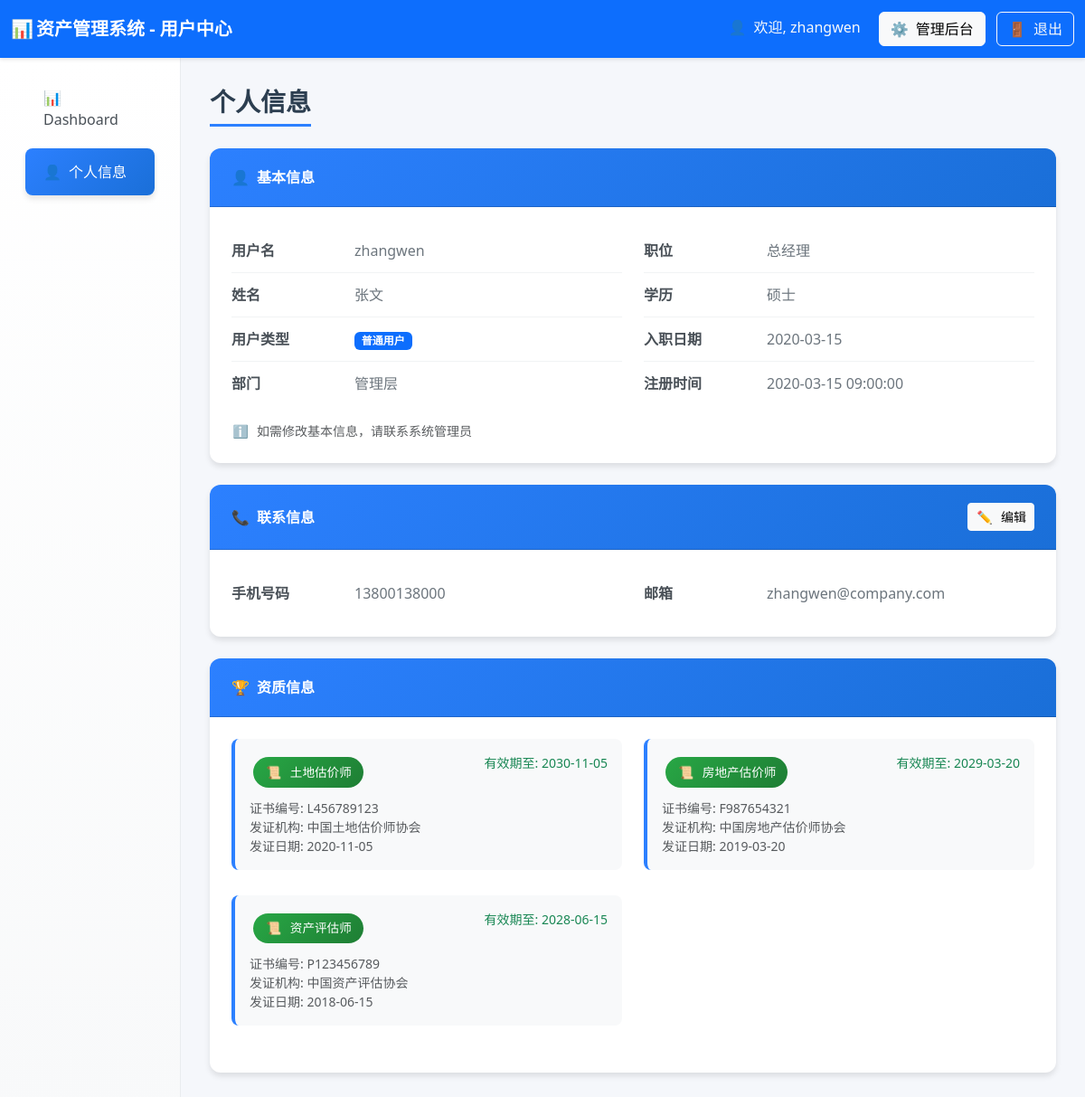
The page /user_profile (signed in) on the database as committed earlier.
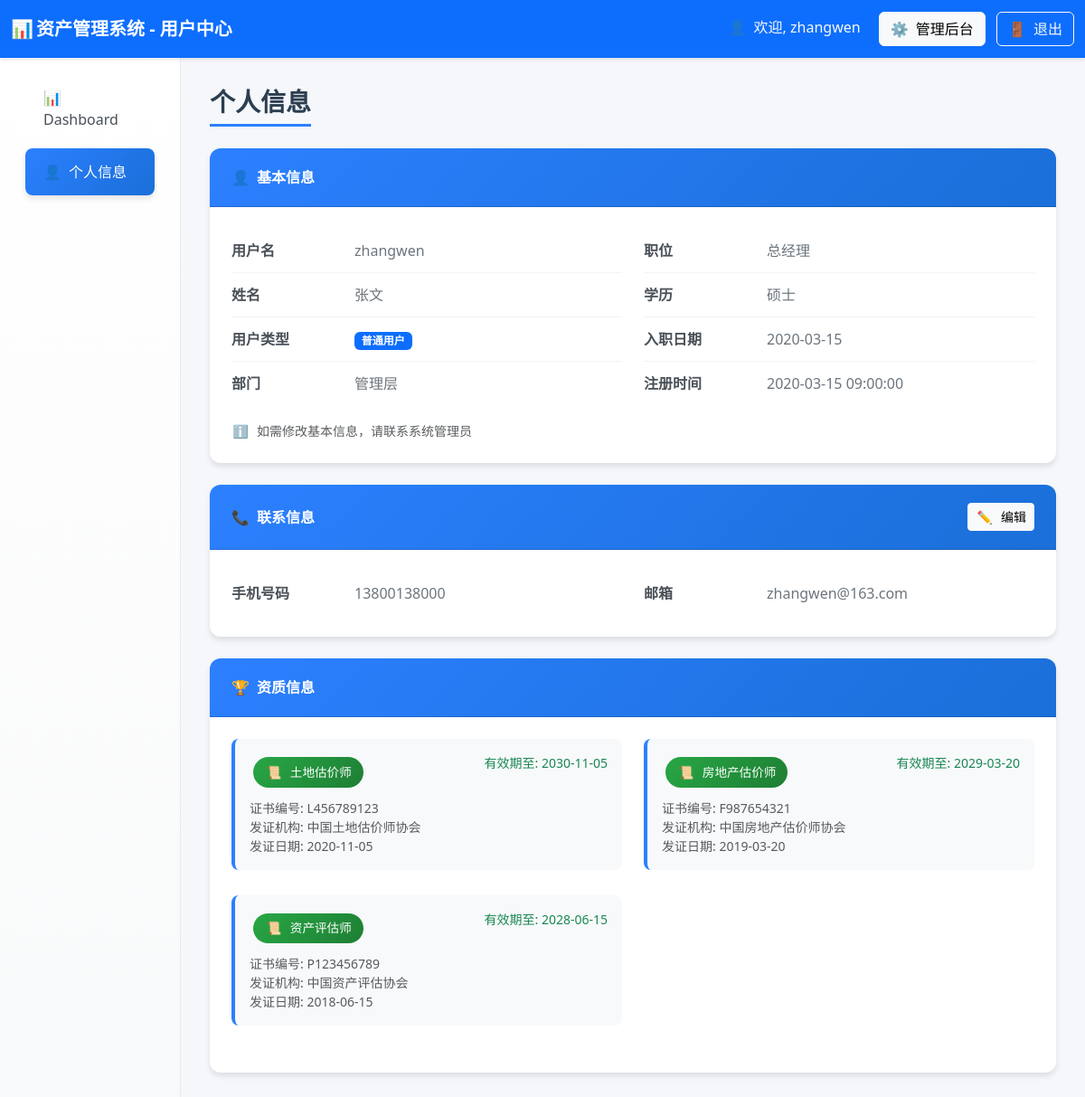
The same page on the database as committed later.
### tables this page shows
CREATE TABLE users (
        id INTEGER PRIMARY KEY AUTOINCREMENT,
        username TEXT UNIQUE NOT NULL,
        realname TEXT,
        user_type TEXT,
        password TEXT,
        -- 新增字段
        phone TEXT,
        email TEXT,
        hire_date TEXT,
        education TEXT,
        position TEXT,
        department TEXT,
        create_time TEXT DEFAULT CURRENT_TIMESTAMP,
        update_time TEXT DEFAULT CURRENT_TIMESTAMP
    );

CREATE TABLE user_qualifications (
        id INTEGER PRIMARY KEY AUTOINCREMENT,
        username TEXT NOT NULL,
        qualification_type TEXT NOT NULL,
        qualification_number TEXT,
        issue_date TEXT,
        expiry_date TEXT,
        issue_authority TEXT,
        FOREIGN KEY (username) REFERENCES users (username),
        UNIQUE(username, qualification_type)
    );

### routes/user_routes.py (the view)
@router.get("/user_profile", response_class=HTMLResponse)
async def user_profile(
    request: Request,
    user: dict = Depends(login_required),
    db: sqlite3.Connection = Depends(get_db)
):
    try:
        print(f"用户个人信息页面，用户名: {user['username']}")
        user_profile = await user_service.get_user_profile(user["username"], db)
        user_qualifications = await user_service.get_user_qualifications(user["username"], db)
        stats = await get_user_basic_stats(user, db)
        today = datetime.now().strftime("%Y-%m-%d")
        return templates.TemplateResponse("user_profile.html", {
            "request": request,
            "user": user,
            "user_profile": user_profile,
            "user_qualifications": user_qualifications,  # 添加资质信息
            "stats": stats,
            "today": today
        })
    except Exception as e:
        print(f"查询失败！！！错误: {str(e)}")
        import traceback
        print(f"完整错误: {traceback.format_exc()}")
        return templates.TemplateResponse("user_profile.html", {
            "request": request,
            "user": user,
            "user_profile": {},
            "user_qualifications": [],  # 空列表
            "stats": {},
            "today": today,
            "error": str(e)
        })

### templates/user_profile.html (shortened to what this page needs)
<!DOCTYPE html>
<html lang="zh-CN">
<head>
    <link href="https://cdn.jsdelivr.net/npm/bootstrap@5.3.2/dist/css/bootstrap.min.css" rel="stylesheet">
    <link rel="stylesheet" href="https://cdnjs.cloudflare.com/ajax/libs/bootstrap-icons/1.11.0/font/bootstrap-icons.min.css">
</head>
<body>
    <nav class="navbar navbar-dark bg-primary">
        <div class="container-fluid">
            <span class="navbar-brand mb-0 h1 fw-bold">
                <span class="fallback-icon">📊</span>资产管理系统 - 用户中心
            </span>
            <div>
                <span class="text-light me-3">
                    <span class="fallback-icon">👤</span>欢迎, {{ user.username }}
                </span>
                {% if user.user_type == 'admin' %}
                <a href="/admin" class="btn btn-light me-2">
                    <span class="fallback-icon">⚙️</span>管理后台
                </a>
                {% endif %}
                <a href="/logout" class="btn btn-outline-light">
                    <span class="fallback-icon">🚪</span>退出
                </a>
            </div>
        </div>
    </nav>
    <div class="container-fluid">
        <div class="row">
            <div class="col-md-3 col-lg-2 sidebar">
                <nav class="nav flex-column p-3">
                    <a class="nav-link" href="/user_dashboard">
                        <span class="fallback-icon">📊</span>Dashboard
                    </a>
                    <a class="nav-link active" href="/user_profile">
                        <span class="fallback-icon">👤</span>个人信息
                    </a>
                </nav>
            </div>
            <div class="col-md-9 col-lg-10 main-content">
                <h3 class="page-title">个人信息</h3>
                <div class="card profile-card">
                    <div class="card-header">
                        <span><span class="fallback-icon">👤</span>基本信息</span>
                    </div>
                    <div class="card-body">
                        <div class="row">
                            <div class="col-md-6">
                                <div class="info-item">
                                    <span class="info-label">用户名</span>
                                    <span class="info-value">{{ user_profile.username }}</span>
                                </div>
                                <div class="info-item">
                                    <span class="info-label">姓名</span>
                                    <span class="info-value">{{ user_profile.realname or '未设置' }}</span>
                                </div>
                                <div class="info-item">
                                    <span class="info-label">用户类型</span>
                                    <span class="info-value">
                                        {% if user_profile.user_type == 'admin' %}
                                        <span class="badge bg-danger">管理员</span>
                                        {% else %}
                                        <span class="badge bg-primary">普通用户</span>
                                        {% endif %}
                                    </span>
                                </div>
                                <div class="info-item">
                                    <span class="info-label">部门</span>
                                    <span class="info-value">{{ user_profile.department or '未设置' }}</span>
                                </div>
                            </div>
                            <div class="col-md-6">
                                <div class="info-item">
                                    <span class="info-label">职位</span>
                                    <span class="info-value">{{ user_profile.position or '未设置' }}</span>
                                </div>
                                <div class="info-item">
                                    <span class="info-label">学历</span>
                                    <span class="info-value">{{ user_profile.education or '未设置' }}</span>
                                </div>
                                <div class="info-item">
                                    <span class="info-label">入职日期</span>
                                    <span class="info-value">{{ user_profile.hire_date or '未设置' }}</span>
                                </div>
                                <div class="info-item">
                                    <span class="info-label">注册时间</span>
                                    <span class="info-value">{{ user_profile.create_time or '未设置' }}</span>
                                </div>
                            </div>
                        </div>
                        <div class="mt-3">
                            <small class="text-muted">
                                <span class="fallback-icon">ℹ️</span>如需修改基本信息，请联系系统管理员
                            </small>
                        </div>
                    </div>
                </div>
                <div class="card profile-card">
                    <div class="card-header d-flex justify-content-between align-items-center">
                        <span><span class="fallback-icon">📞</span>联系信息</span>
                        <button class="btn btn-light btn-sm" onclick="toggleEditMode('contactInfo')">
                            <span class="fallback-icon">✏️</span>编辑
                        </button>
                    </div>
                    <div class="card-body">
                        <form id="contactInfoForm" method="post" action="/user_profile/update">
                            <div class="row">
                                <div class="col-md-6">
                                    <div class="info-item">
                                        <span class="info-label">手机号码</span>
                                        <div class="info-value">
                                            <span id="phoneDisplay">{{ user_profile.phone or '未设置' }}</span>
                                        </div>
                                    </div>
                                </div>
                                <div class="col-md-6">
                                    <div class="info-item">
                                        <span class="info-label">邮箱</span>
                                        <div class="info-value">
                                            <span id="emailDisplay">{{ user_profile.email or '未设置' }}</span>
                                        </div>
                                    </div>
                                </div>
                            </div>
                        </form>
                    </div>
                </div>
                <div class="card profile-card">
                    <div class="card-header">
                        <span><span class="fallback-icon">🏆</span>资质信息</span>
                    </div>
                    <div class="card-body">
                        {% if user_qualifications %}
                            <div class="row">
                                {% for qual in user_qualifications %}
                                <div class="col-md-6 mb-3">
                                    <div class="qualification-item">
                                        <div class="d-flex justify-content-between align-items-start mb-2">
                                            <span class="qualification-badge">
                                                <span class="fallback-icon">📜</span>{{ qual.qualification_type }}
                                            </span>
                                            {% if qual.expiry_date %}
                                            <small class="text-{% if qual.expiry_date > today %}success{% else %}danger{% endif %}">
                                                有效期至: {{ qual.expiry_date }}
                                            </small>
                                            {% endif %}
                                        </div>
                                        {% if qual.qualification_number %}
                                        <div class="text-muted small">
                                            证书编号: {{ qual.qualification_number }}
                                        </div>
                                        {% endif %}
                                        {% if qual.issue_authority %}
                                        <div class="text-muted small">
                                            发证机构: {{ qual.issue_authority }}
                                        </div>
                                        {% endif %}
                                        {% if qual.issue_date %}
                                        <div class="text-muted small">
                                            发证日期: {{ qual.issue_date }}
                                        </div>
                                        {% endif %}
                                    </div>
                                </div>
                                {% endfor %}
                            </div>
                        {% else %}
                            <div class="text-center text-muted py-4">
                                <span class="fallback-icon">📝</span>
                                <p class="mb-0">暂无资质信息</p>
                            </div>
                        {% endif %}
                    </div>
                </div>
            </div>
        </div>
    </div>
</body>
</html>

### templates/user_profile.html (style rules this page uses)
:root { --primary-color: #2c80ff; --secondary-color: #6c757d; --success-color: #28a745; --warning-color: #ffc107; --info-color: #17a2b8; --light-bg: #f5f7fb; --card-shadow: 0 4px 6px rgba(0, 0, 0, 0.1); --hover-shadow: 0 8px 15px rgba(0, 0, 0, 0.15); }
body { background-color: var(--light-bg); font-family: 'Segoe UI', Tahoma, Geneva, Verdana, sans-serif; }
.navbar { box-shadow: 0 2px 4px rgba(0, 0, 0, 0.1); padding: 0.8rem 0; }
.sidebar { background: linear-gradient(180deg, #ffffff 0%, #f8f9fa 100%); min-height: calc(100vh - 76px); box-shadow: 2px 0 10px rgba(0, 0, 0, 0.08); border-right: 1px solid #e9ecef; padding: 0; }
.nav-link { color: #495057; padding: 0.85rem 1.25rem; border-radius: 0.5rem; margin: 0.2rem 0.75rem; transition: all 0.3s ease; font-weight: 500; border: none; }
.nav-link.active { background: linear-gradient(135deg, var(--primary-color), #1a6fd8); color: white; box-shadow: var(--card-shadow); }
.main-content { padding: 2rem; background-color: var(--light-bg); }
.page-title { color: #2c3e50; font-weight: 700; margin-bottom: 1.5rem; padding-bottom: 0.5rem; border-bottom: 3px solid var(--primary-color); display: inline-block; }
.profile-card { border: none; border-radius: 12px; box-shadow: var(--card-shadow); transition: all 0.3s ease; background: white; margin-bottom: 1.5rem; }
.card-header { background: linear-gradient(135deg, var(--primary-color), #1a6fd8); color: white; border-radius: 12px 12px 0 0 !important; padding: 1.25rem 1.5rem; font-weight: 600; }
.card-body { padding: 1.5rem; }
.info-item { display: flex; align-items: center; padding: 0.75rem 0; border-bottom: 1px solid #f1f3f4; }
.info-item:last-child { border-bottom: none; }
.info-label { font-weight: 600; color: #495057; min-width: 120px; margin-right: 1rem; }
.info-value { color: #6c757d; flex: 1; }
.qualification-badge { background: linear-gradient(135deg, var(--success-color), #1e7e34); color: white; padding: 0.4rem 0.8rem; border-radius: 20px; font-size: 0.85rem; font-weight: 500; margin: 0.25rem; display: inline-flex; align-items: center; }
.qualification-item { background: #f8f9fa; border-radius: 8px; padding: 1rem; margin-bottom: 0.75rem; border-left: 4px solid var(--primary-color); }
.fallback-icon { display: inline-block; width: 20px; text-align: center; margin-right: 8px; }

Rows that differ between the two databases and show on the page:
changed users "zhangwen": email "zhangwen@company.com" → "zhangwen@163.com"
